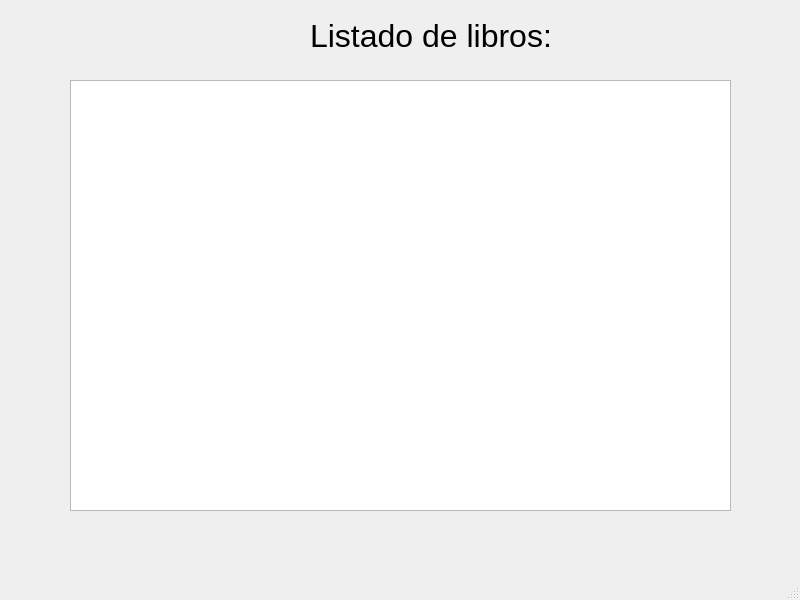
<?xml version="1.0" encoding="UTF-8"?>
<ui version="4.0">
 <class>MainWindow</class>
 <widget class="QMainWindow" name="MainWindow">
  <property name="geometry">
   <rect>
    <x>0</x>
    <y>0</y>
    <width>800</width>
    <height>600</height>
   </rect>
  </property>
  <property name="windowTitle">
   <string>MainWindow</string>
  </property>
  <widget class="QWidget" name="centralwidget">
   <widget class="QLabel" name="label">
    <property name="geometry">
     <rect>
      <x>310</x>
      <y>10</y>
      <width>351</width>
      <height>51</height>
     </rect>
    </property>
    <property name="font">
     <font>
      <pointsize>24</pointsize>
     </font>
    </property>
    <property name="text">
     <string>Listado de libros:</string>
    </property>
   </widget>
   <widget class="QTextEdit" name="listado_libros">
    <property name="geometry">
     <rect>
      <x>70</x>
      <y>80</y>
      <width>661</width>
      <height>431</height>
     </rect>
    </property>
   </widget>
  </widget>
  <widget class="QStatusBar" name="statusbar"/>
 </widget>
 <resources/>
 <connections/>
</ui>
